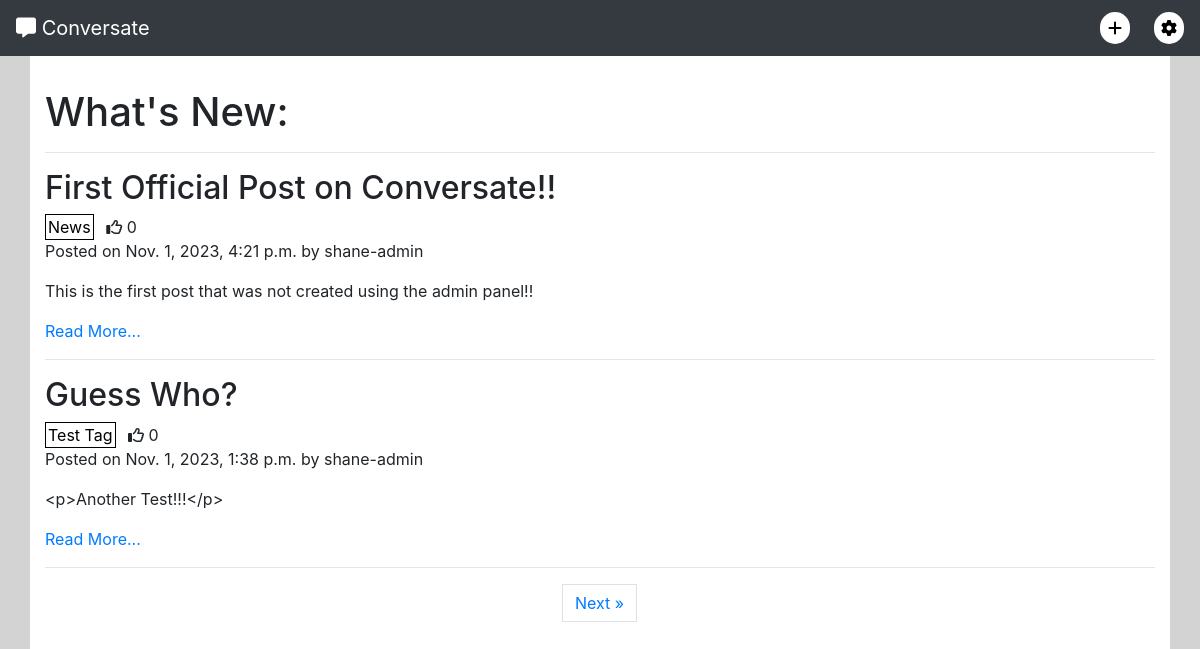
The page / on the database its author committed.
### forum/models.py (models this page shows, shortened)
class Post(models.Model):
    title = models.CharField(max_length=200)
    slug = models.SlugField(max_length=200, unique=True)
    tag = models.ForeignKey(Tag, on_delete=models.CASCADE, related_name='tagged_posts')
    posted_by = models.ForeignKey(User, on_delete=models.CASCADE, related_name='added_posts')
    posted_on = models.DateTimeField(auto_now_add=True)
    content = models.TextField()
    edited = models.BooleanField(default=False)
    likes = models.ManyToManyField(User, related_name='post_likes', blank=True)
    approved = models.BooleanField(default=False)
    class Meta:
        ordering = ['-posted_on']
    def number_of_likes(self):
        return self.likes.count()

class Tag(models.Model):
    name = models.CharField(max_length=30, unique=True)
    def __str__(self):
        return self.name

### forum/views.py (the view)
# urls.py: path('', views.PostList.as_view(), name='home'),
class PostList(generic.ListView):
    model = Post
    queryset = Post.objects.order_by('-posted_on')
    template_name = 'index.html'
    paginate_by = 2

### templates/index.html (shortened to what this page needs)
{% extends "base.html" %}
{% block content %}
<h1>What's New:</h1>
<hr>
{% for post in post_list %}
    <div class="row post">
        <div class="post-title col-12">
            <h2>{{ post.title }}</h2>
        </div>
        <div class="col-12">
            <a href="#" class="tag">{{ post.tag }}</a>
            <i class="fa-regular fa-thumbs-up"></i>
            {{ post.number_of_likes }}
        </div>
        <div class="col-12">
            <p>Posted on {{ post.posted_on }} by {{ post.posted_by }}</p>
            <p>{{ post.content }}</p>
            <a href="">Read More...</a>
        </div>
    </div>
    <hr>
{% endfor %}
{% if is_paginated %}
<nav aria-label="Page navigation">
    <ul class="pagination justify-content-center">
        {% if page_obj.has_next %}
        <li><a href="?page={{ page_obj.next_page_number }}" class="page-link"> Next &raquo;</a></li>
        {% endif %}
    </ul>
</nav>
{% endif %}
{% endblock content %}

### static/css/style.css (style rules this page uses)
#main-page { background-color: lightgray; display: grid; grid-template-columns: 1fr; grid-template-rows: auto 1fr auto; min-height: 100vh; }
.tag { margin-right: 8px; border: 1px solid black; text-align: center; padding: 2px; color: black; }

### rows shown on the page
Post: title "First Official Post on Conversate!!", tag "News", number_of_likes "0", posted_on "Nov. 1, 2023, 4:21 p.m.", posted_by "shane-admin", content "This is the first post that was not created using the admin panel!!"
Post: title "Guess Who?", tag "Test Tag", number_of_likes "0", posted_on "Nov. 1, 2023, 1:38 p.m.", posted_by "shane-admin", content "<p>Another Test!!!</p>"
